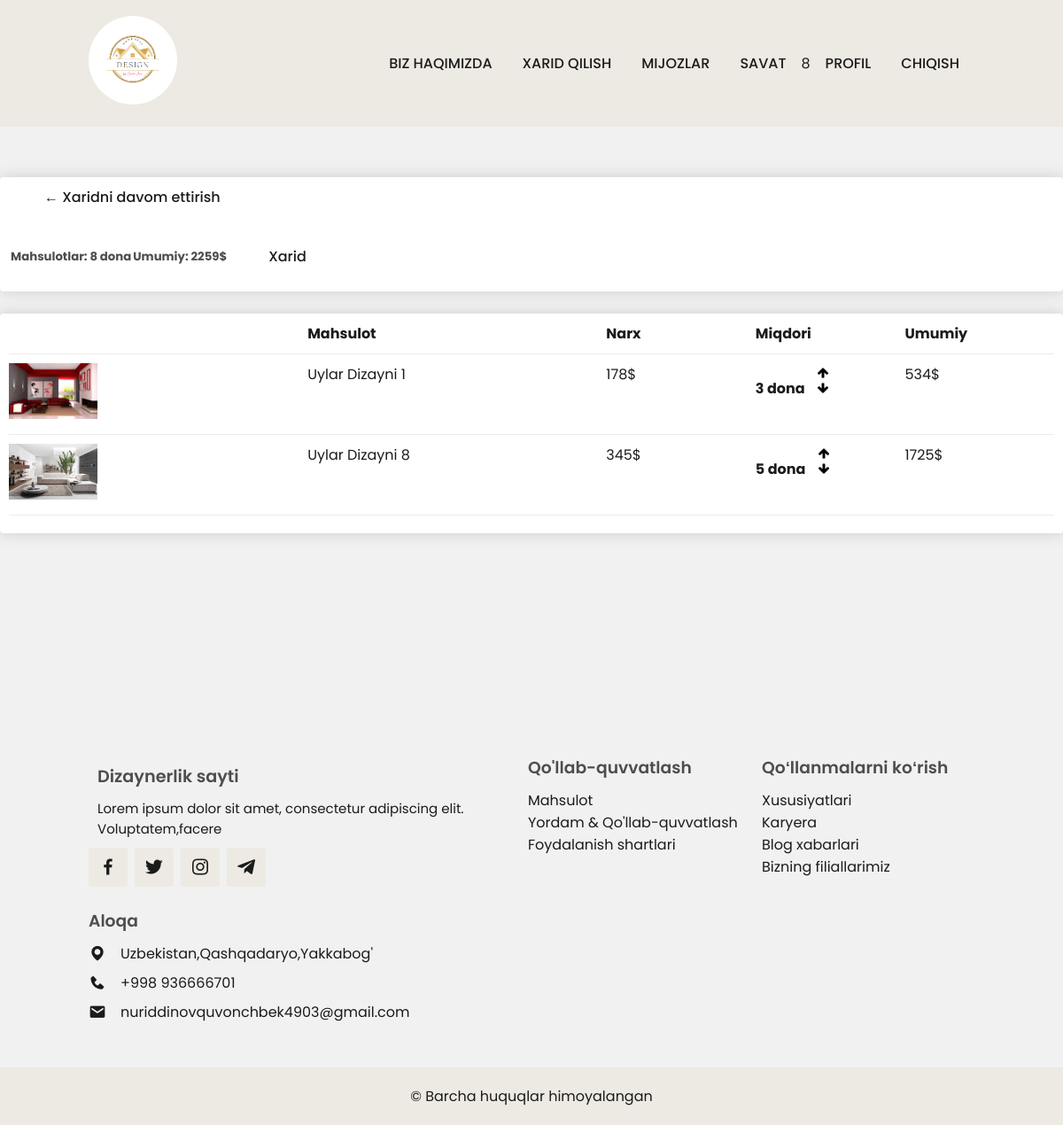
The app's page /savatcha/quvonchbek (signed in) with its own data.
### order/models.py (models this page shows, shortened)
class Order(models.Model):
    customer = models.ForeignKey(Profil, on_delete=models.SET_NULL, blank=True, null=True)
    date_ordered = models.DateTimeField(auto_now_add=True)
    complete = models.BooleanField(default=False, null=True, blank=False)
    transaction_id = models.UUIDField(unique=True, primary_key=True, editable=False, default=uuid4)
    @property
    def get_cart_total(self):
        orderitems = self.orderitem_set.all()
        total = sum([item.get_total for item in orderitems])
        return total
    @property
    def get_cart_items(self):
        orderitems = self.orderitem_set.all()
        total = sum([item.quantity for item in orderitems])
        return total

class OrderItem(models.Model):
    product = models.ForeignKey(Product, on_delete=models.SET_NULL, null=True)
    order = models.ForeignKey(Order, on_delete=models.SET_NULL, null=True)
    quantity = models.IntegerField(default=0, null=True, blank=True)
    date_added = models.DateTimeField(auto_now_add=True)
    @property
    def get_total(self):
        total = self.product.price * self.quantity
        return total

### product/models.py (models this page shows, shortened)
class Product(models.Model):
    name = models.CharField(max_length=200)
    price = models.IntegerField()
    digital = models.BooleanField(default=False, null=True, blank=True)
    description = models.TextField(blank=True, null=True)
    image = models.FileField(upload_to='images')

### store/views.py (the view)
# urls.py: path('savatcha/<str:name>', cart, name='cart'),
@login_required(login_url='login')
def cart(request, name):
    if request.user.is_authenticated:
        user = User.objects.get(username=name)
        id =user.id
        customer = Profil.objects.get(user=id)
        order, created = Order.objects.get_or_create(customer=customer, complete=False)
        items = order.orderitem_set.all()
        cartItems = order.get_cart_items
    else:
        items = []
        order = {'get_cart_total':0, 'get_cart_items': 0}
        cartItems = order['get_cart_items']
    context = {
        'items':items,
        "order":order,
        'cartItems':cartItems,
    }
    return render(request, 'cart.html', context)

### account/models.py (called while the page is built)
    def __str__(self):
        return self.username

### templates/cart.html
{% extends 'index.html' %}
{% load static %}
{% block content %}
	<div class="row" style="margin-top: 200px; margin-bottom: 200px;">
		<div class="col-lg-12">
			<div class="box-element">
				<a  class="btn btn-outline-dark" href="{% url 'home' %}">&#x2190; Xaridni davom ettirish</a>
				<br>
				<br>
				<table class="table">
					<tr>
						<th><h5>Mahsulotlar: <strong> {{order.get_cart_items}} dona</strong></h5></th>
						<th><h5>Umumiy:<strong> {{order.get_cart_total}}$</strong></h5></th>
						<th>
							<a  style="float:right; margin:5px;" class="btn btn-success" href="{% url 'checkout' user.username %}">Xarid</a>
						</th>
					</tr>
				</table>
			</div>
			<br>
			<div class="box-element">
				<div class="cart-row">
					<div style="flex:2"></div>
					<div style="flex:2"><strong>Mahsulot</strong></div>
					<div style="flex:1"><strong>Narx</strong></div>
					<div style="flex:1"><strong>Miqdori</strong></div>
					<div style="flex:1"><strong>Umumiy</strong></div>
				</div>
                {% for item in items %}
					<div class="cart-row">
						<div style="flex:2"><img class="row-image" src="{{item.product.image.url}}"></div>
						<div style="flex:2"><p>{{item.product.name}}</p></div>
						<div style="flex:1"><p>{{item.product.price}}$</p></div>
						<div style="flex:1">
							<p class="quantity">{{item.quantity}} dona</p>
							<div class="quantity">
								<img data-product="{{item.product.id}}" data-action="add" class="chg-quantity update-cart" src="{% static  'images/arrow-up.png' %}">
								<img data-product="{{item.product.id}}" data-action="remove" class="chg-quantity update-cart" src="{% static  'images/arrow-down.png' %}">
							</div>
						</div>
						<div style="flex:1"><p>{{item.get_total}}$</p></div>
					</div>
				{% endfor %}
			</div>
		</div>
	</div>
{% endblock content %}

### templates/index.html (shortened to what this page needs)
<!DOCTYPE html>
{% load static %}
<html lang="en">
    <head>
        <link rel="stylesheet" href="https://cdnjs.cloudflare.com/ajax/libs/font-awesome/6.4.0/css/all.min.css" />
        <link rel="stylesheet" href="{% static 'css/style.css' %}">
        <link rel="stylesheet" href="{% static 'css/single.css' %}">
        <link rel="stylesheet" href="{% static 'css/cart.css' %}">
        <link rel="stylesheet" href="https://unpkg.com/boxicons@latest/css/boxicons.min.css">
    </head>
    <body>
        <header>
            <a href="/" class="logo">
                <img style="height: 100px; width: 100px;" src="{% static 'images/logo.jpg' %}" alt="">
            </a>
            <ul class="navbar">
                <li><a href="#about">Biz haqimizda</a></li>
                <li><a href="{% url 'shopping' %}">Xarid qilish</a></li>
                <li><a href="#customers">Mijozlar</a></li>
                {% if user.is_authenticated %}
                    <li><a href="{% url 'cart' user.username %}">Savat</a></li>
                    <p>{{cartItems}}</p>
                    <li><a href="{% url 'profil' user.username %}" >Profil</a></li>
                    <li><a href="{% url 'logout' %}" >Chiqish</a></li>
                {% else %}
                    <li><a href="{% url 'login' %}" >Kirish</a></li>
                    <li><a href="{% url 'signup' %}" >Ro'yxatdan o'tish</a></li>
                {% endif %}
            </ul>
        </header>
        {% block content %}
        {% endblock content %}
        <section class="footer">
            <div class="footer-box">
                    <h2>Dizaynerlik sayti</h2>
                    <p>Lorem ipsum dolor sit amet, consectetur adipiscing elit. Voluptatem,facere</p>
                    <div class="social">
                        <a href="#"><i class='bx bxl-facebook'></i></a>
                        <a href="#"><i class='bx bxl-twitter'></i></a>
                        <a href="#"><i class='bx bxl-instagram'></i></a>
                        <a href="#"><i class='bx bxl-telegram'></i></a>
                    </div>
                </div>
                <div class="footer-box">
                    <h3>Qo'llab-quvvatlash</h3>
                    <li><a href="#">Mahsulot</a></li>
                    <li><a href="#">Yordam & Qo'llab-quvvatlash</a></li>
                    <li><a href="#">Foydalanish shartlari</a></li>
                </div>
                <div class="footer-box">
                    <h3>Qoʻllanmalarni koʻrish</h3>
                    <li><a href="#">Xususiyatlari</a></li>
                    <li><a href="#">Karyera</a></li>
                    <li><a href="#">Blog xabarlari</a></li>
                    <li><a href="#">Bizning filiallarimiz</a></li>
                </div>
                <div class="footer-box">
                <h3>Aloqa</h3>
                <div class="contact">
                    <span><i class='bx bxs-map'></i>Uzbekistan,Qashqadaryo,Yakkabog' </span>
                    <span><i class='bx bxs-phone'></i>+998 936666701 </span>
                    <span><i class='bx bxs-envelope'></i>nuriddinovquvonchbek4903@gmail.com</span>
                </div>
                </div>
            </section>
            <div class="copyright">
                <p>&#169; Barcha huquqlar himoyalangan</p>
            </div>
    </body>
</html>

### static/css/style.css (style rules this page uses)
* { font-family: 'Poppins', sans-serif; margin: 0; padding: 0; box-sizing: border-box; scroll-padding-top: 4rem; scroll-behavior: smooth; list-style: none; text-decoration: none; }
:root { --main-color:#bc9667; --second-color:#edeae3; --text-color:#1b1b1b; --bg-color:#; --box-shadow:2px 2px 10px rgb(14 55 55 / 15$); }
section { padding: 50px 100px; }
img { width: 100%; }
body { color:var(--text-color); }
header { width: 100%; top: 0; right:0; position: fixed; z-index: 1000; display: flex; justify-content: space-between; align-items: center; padding: 18px 100px; transition: 0.5s linear; background: #edeae3; margin-bottom: 60px; }
.logo img { width: 60px; border-radius: 50%; height: 50px; width: 50px; }
.navbar { display: flex; float: right; }
.navbar a { padding: 8px 17px; color: var(--bg-color); font-size: 1rem; text-transform: uppercase; font-weight: 500; }
.btn { padding: 10px 40px; border-radius: 0.3rem; background-position: var(--main-color); color: var(--bg-color); font-weight: 500; }
.footer { display: grid; grid-template-columns: repeat(auto-fit, minmax(240px,auto)); gap: 1.5rem; }
.footer-box h2 { font-size: 1.2rem; font-weight: 600; margin: 10px; }
.footer-box p { font-size: 0.938rem; margin: 10px; }
.social { display: flex; align-items: center; column-gap: 0.5rem; }
.social a .bx { font-size: 24px; color: var(--text-color); padding: 10px; background: var(--second-color); border-radius: 0.2rem; }
.footer-box h3 { font-weight: 600; margin-bottom: 10px; }
.footer-box li a { color: var(--text-color); }
.contact { display: flex; flex-direction: column; row-gap: 0.5rem; }
.contact span { display: flex; align-items: center; }
.contact i { font-size: 20px; margin-right: 1rem; }
.copyright { padding: 20px; text-align: center; background: var(--second-color); }

### static/css/cart.css (style rules this page uses)
body { background-color: hsl(0, 0%, 98%); }
h1,h2,h3,h4,h5,h6 { color:hsl(0, 0%, 30%); }
.box-element { box-shadow:hsl(0, 0%, 80%) 0 0 16px; background-color: #fff; border-radius: 4px; padding: 10px; }
.col-lg-4, .col-lg-6, .col-lg-8, .col-lg-12 { margin-top: 10px; }
.btn { border-radius: 0; }
.row-image { width: 100px; }
.cart-row { display: flex; align-items: flex-stretch; padding-bottom: 10px; margin-bottom: 10px; border-bottom: 1px solid #ececec; }
.quantity { display: inline-block; font-weight: 700; padding-right:10px; }
.chg-quantity { width: 12px; cursor: pointer; display: block; margin-top: 5px; transition:.1s; }

### templates/index.html (style rules this page uses)
body { margin-top: auto; background-color: #f1f1f1; }

### records on screen
Order: get_cart_items "8", get_cart_total "2259"
OrderItem: product.image (picture), product.name "Uylar Dizayni 1", product.price "178", quantity "3", get_total "534"
OrderItem: product.image (picture), product.name "Uylar Dizayni 8", product.price "345", quantity "5", get_total "1725"

### other values on screen
{{ cartItems }} "8"
